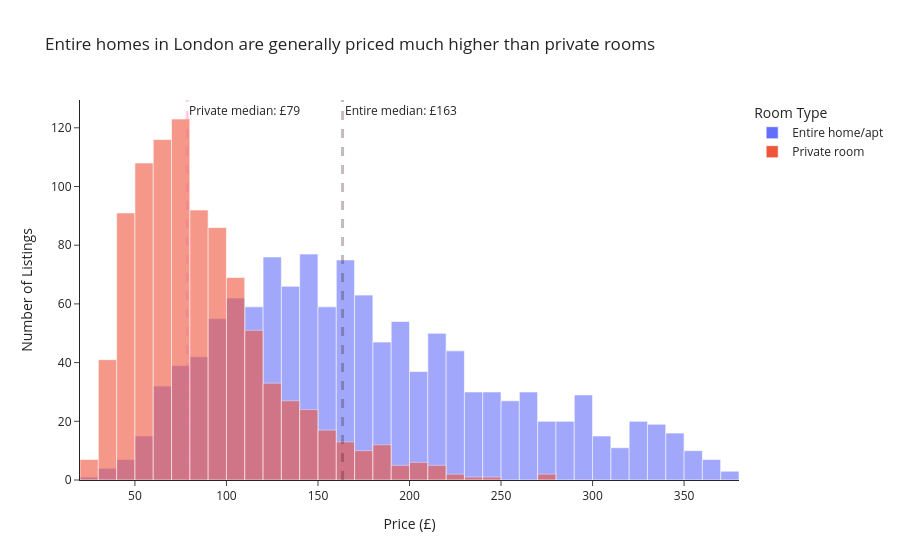

Notebook code for this chart:
### Code cell
# Task 1 — Histogram: Price distribution by room type

# Filter only the two main room types
df_hist = df_cap[df_cap['room_type'].isin(['Entire home/apt', 'Private room'])]

# Median prices
median_entire = df_hist[df_hist['room_type'] == 'Entire home/apt']['price'].median()
median_private = df_hist[df_hist['room_type'] == 'Private room']['price'].median()

# Create histogram
fig = px.histogram(
    df_hist,
    x='price',
    color='room_type',
    barmode='overlay',
    opacity=0.6,
    nbins=50,
    title='Entire homes in London are generally priced much higher than private rooms',
    labels={'price': 'Price (£)', 'room_type': 'Room Type'}
)

# Median lines
fig.add_vline(
    x=median_entire,
    line_dash='dash',
    line_width=3,
    line_color='#442220',
    annotation_text=f'Entire median: £{median_entire:.0f}'
)

fig.add_vline(
    x=median_private,
    line_dash='dash',
    line_width=3,
    line_color='#fe64a3',
    annotation_text=f'Private median: £{median_private:.0f}'
)

# Clean layout
fig.update_layout(
    template='simple_white',
    xaxis_title='Price (£)',
    yaxis_title='Number of Listings'
)

fig.show()

### Figure 1 — Plotly figure (JSON) as saved in the notebook; plotly's stock layout.template omitted (floating-point values rounded to 4 significant figures; data arrays with more than 128 entries replaced by an {"elided": "..."} marker saying what was removed)
{"data": [{"bingroup": "x", "hovertemplate": "Room Type=Entire home/apt<br>Price (£)=%{x}<br>count=%{y}<extra></extra>", "legendgroup": "Entire home/apt", "marker": {"color": "#636efa", "opacity": 0.6, "pattern": {"shape": ""}}, "name": "Entire home/apt", "nbinsx": 50, "orientation": "v", "showlegend": true, "type": "histogram", "x": {"elided": "1251 float values"}, "xaxis": "x", "yaxis": "y"}, {"bingroup": "x", "hovertemplate": "Room Type=Private room<br>Price (£)=%{x}<br>count=%{y}<extra></extra>", "legendgroup": "Private room", "marker": {"color": "#EF553B", "opacity": 0.6, "pattern": {"shape": ""}}, "name": "Private room", "nbinsx": 50, "orientation": "v", "showlegend": true, "type": "histogram", "x": {"elided": "942 float values"}, "xaxis": "x", "yaxis": "y"}], "layout": {"annotations": [{"showarrow": false, "text": "Entire median: £163", "x": 163.4, "xanchor": "left", "xref": "x", "y": 1, "yanchor": "top", "yref": "y domain"}, {"showarrow": false, "text": "Private median: £79", "x": 78.57, "xanchor": "left", "xref": "x", "y": 1, "yanchor": "top", "yref": "y domain"}], "barmode": "overlay", "legend": {"title": {"text": "Room Type"}, "tracegroupgap": 0}, "shapes": [{"line": {"color": "#442220", "dash": "dash", "width": 3}, "type": "line", "x0": 163.4, "x1": 163.4, "xref": "x", "y0": 0, "y1": 1, "yref": "y domain"}, {"line": {"color": "#fe64a3", "dash": "dash", "width": 3}, "type": "line", "x0": 78.57, "x1": 78.57, "xref": "x", "y0": 0, "y1": 1, "yref": "y domain"}], "title": {"text": "Entire homes in London are generally priced much higher than private rooms"}, "xaxis": {"anchor": "y", "domain": [0, 1], "title": {"text": "Price (£)"}}, "yaxis": {"anchor": "x", "domain": [0, 1], "title": {"text": "Number of Listings"}}}}
